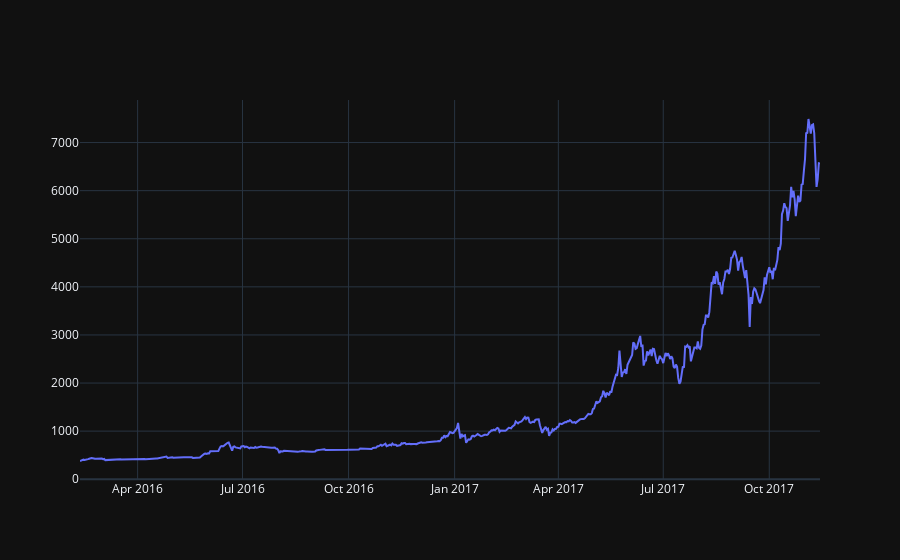

This figure's notebook cell:
### Markdown cell above
#### Plot line graph base on `Weighted Price`

### Code cell
# Заполняем NaN предыдущей ценой
columns = data.columns
for column in columns:
    data[column].replace(0, np.nan, inplace=True)
    data[column].fillna(method='ffill', inplace=True)

btc_trace = go.Scatter(x=data['stamp'], y=data['price'], name= 'Price')
py.iplot([btc_trace])

### Figure 1 — Plotly figure (JSON) as saved in the notebook; plotly's stock layout.template omitted (floating-point values rounded to 4 significant figures; data arrays with more than 128 entries replaced by an {"elided": "..."} marker saying what was removed)
{"data": [{"name": "Price", "x": {"elided": "643 str values"}, "y": {"elided": "643 float values"}, "type": "scatter"}], "layout": {}}
